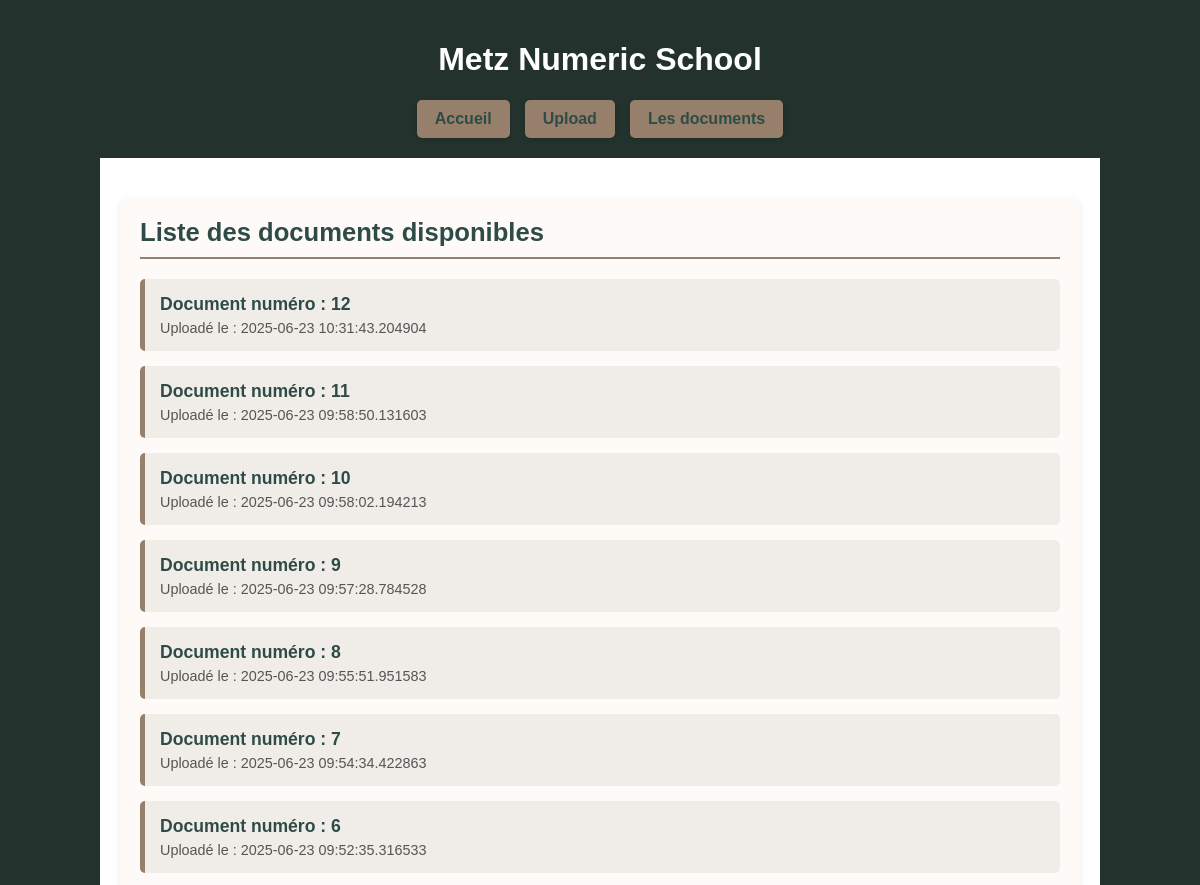
The app's page /list (upper part), older data.
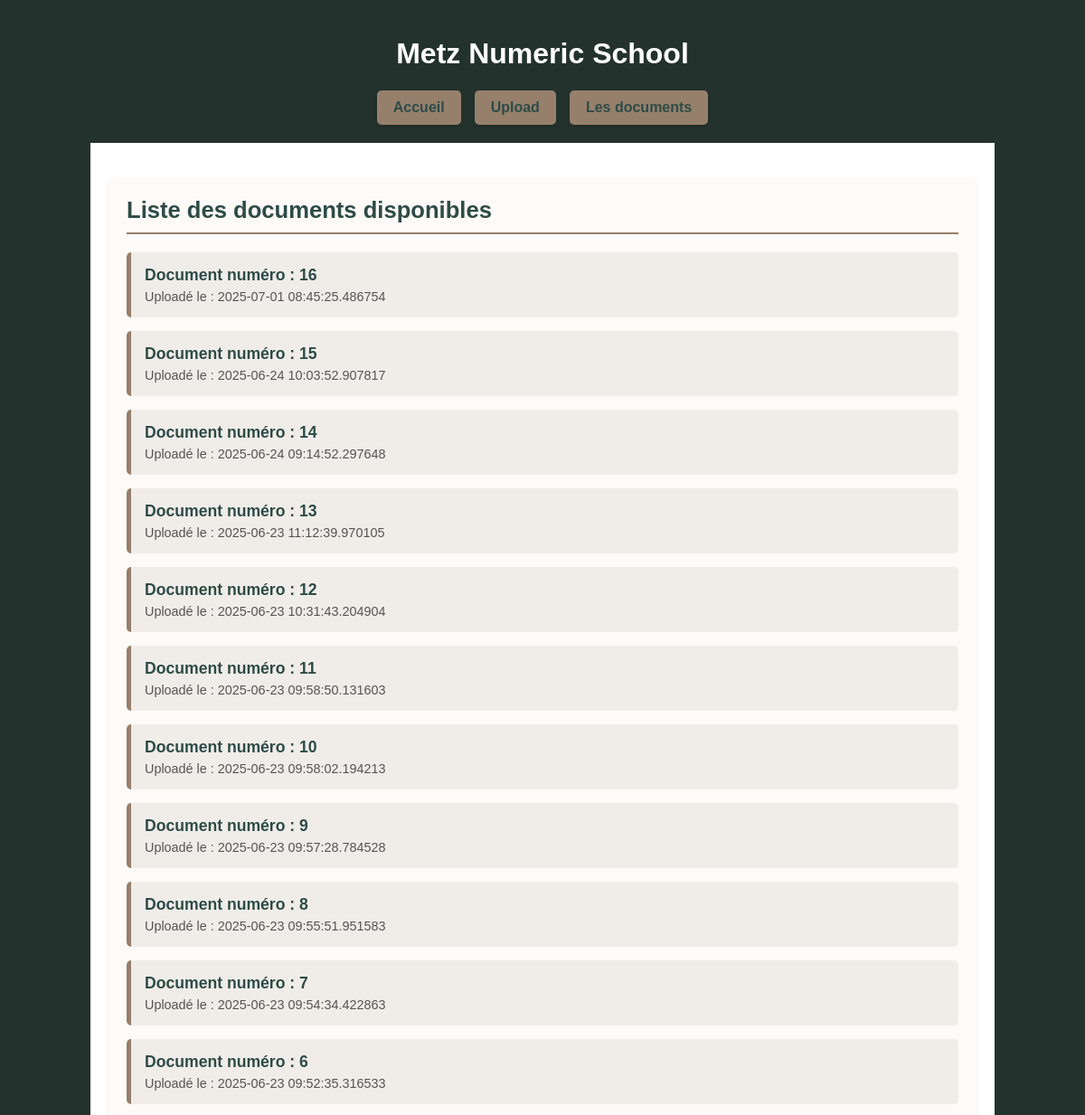
The same page, newer data.
### models/document.py (models this page shows, shortened)
class Document(db.Model):
    __tablename__ = 'documents'
    id = db.Column(db.Integer, primary_key=True)
    filename = db.Column(db.String(255), nullable=False)
    filepath = db.Column(db.String(255), nullable=False)
    uploaded_at = db.Column(db.DateTime, default=now_paris)
    faqs = db.relationship('FAQ', backref='document', lazy=True)

### app.py (the view)
@app.route('/list')
def list_documents():
    documents = Document.query.order_by(Document.id.desc()).all()
    return render_template('list.html', documents=documents)

### templates/list.html
{% extends "base.html" %}
{% block content %}
<section id="documents">
    <h2>Liste des documents disponibles</h2>
    {% if documents %}
        <ul>
            {% for doc in documents %}
                <li>
                    <strong>
                      <a href="{{ url_for('showfaq') }}?document_id={{ doc.id }}">
                        Document numéro : {{ doc.id }}
                      </a>
                    </strong><br>
                    <small>Uploadé le : {{ doc.uploaded_at }}</small>
                </li>
            {% endfor %}
        </ul>
    {% else %}
        <p>Aucun document disponible.</p>
    {% endif %}
</section>
{% endblock %}

Row changes from the older to the newer data that the page shows:
added Document: id "16", uploaded_at "2025-07-01 08:45:25.486754"
added Document: id "15", uploaded_at "2025-06-24 10:03:52.907817"
added Document: id "14", uploaded_at "2025-06-24 09:14:52.297648"
added Document: id "13", uploaded_at "2025-06-23 11:12:39.970105"
